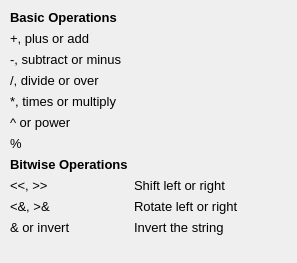
<?xml version="1.0" encoding="UTF-8"?>
<ui version="4.0">
 <class>HelpWindow</class>
 <widget class="QDialog" name="HelpWindow">
  <property name="geometry">
   <rect>
    <x>0</x>
    <y>0</y>
    <width>297</width>
    <height>263</height>
   </rect>
  </property>
  <property name="font">
   <font>
    <pointsize>10</pointsize>
   </font>
  </property>
  <property name="windowTitle">
   <string>Dialog</string>
  </property>
  <widget class="QWidget" name="formLayoutWidget">
   <property name="geometry">
    <rect>
     <x>10</x>
     <y>10</y>
     <width>281</width>
     <height>251</height>
    </rect>
   </property>
   <layout class="QFormLayout" name="formLayout">
    <property name="fieldGrowthPolicy">
     <enum>QFormLayout::AllNonFixedFieldsGrow</enum>
    </property>
    <item row="0" column="0">
     <widget class="QLabel" name="label_2">
      <property name="font">
       <font>
        <weight>75</weight>
        <bold>true</bold>
       </font>
      </property>
      <property name="text">
       <string>Basic Operations</string>
      </property>
     </widget>
    </item>
    <item row="1" column="0">
     <widget class="QLabel" name="label_3">
      <property name="text">
       <string>+, plus or add</string>
      </property>
     </widget>
    </item>
    <item row="2" column="0">
     <widget class="QLabel" name="label_4">
      <property name="text">
       <string>-, subtract or minus</string>
      </property>
     </widget>
    </item>
    <item row="3" column="0">
     <widget class="QLabel" name="label_5">
      <property name="text">
       <string>/, divide or over</string>
      </property>
     </widget>
    </item>
    <item row="4" column="0">
     <widget class="QLabel" name="label_6">
      <property name="text">
       <string>*, times or multiply</string>
      </property>
     </widget>
    </item>
    <item row="5" column="0">
     <widget class="QLabel" name="label_12">
      <property name="text">
       <string>^ or power</string>
      </property>
     </widget>
    </item>
    <item row="6" column="0">
     <widget class="QLabel" name="label_13">
      <property name="text">
       <string>%</string>
      </property>
     </widget>
    </item>
    <item row="7" column="0">
     <widget class="QLabel" name="label">
      <property name="font">
       <font>
        <weight>75</weight>
        <bold>true</bold>
       </font>
      </property>
      <property name="text">
       <string>Bitwise Operations</string>
      </property>
     </widget>
    </item>
    <item row="9" column="0">
     <widget class="QLabel" name="label_7">
      <property name="text">
       <string>&lt;&lt;, &gt;&gt;</string>
      </property>
     </widget>
    </item>
    <item row="9" column="1">
     <widget class="QLabel" name="label_8">
      <property name="text">
       <string>Shift left or right</string>
      </property>
     </widget>
    </item>
    <item row="10" column="0">
     <widget class="QLabel" name="label_9">
      <property name="text">
       <string>&lt;&amp;, &gt;&amp;</string>
      </property>
     </widget>
    </item>
    <item row="10" column="1">
     <widget class="QLabel" name="label_10">
      <property name="text">
       <string>Rotate left or right</string>
      </property>
     </widget>
    </item>
    <item row="11" column="0">
     <widget class="QLabel" name="label_11">
      <property name="text">
       <string>&amp; or invert</string>
      </property>
     </widget>
    </item>
    <item row="11" column="1">
     <widget class="QLabel" name="label_14">
      <property name="text">
       <string>Invert the string</string>
      </property>
     </widget>
    </item>
   </layout>
  </widget>
 </widget>
 <resources/>
 <connections/>
</ui>
